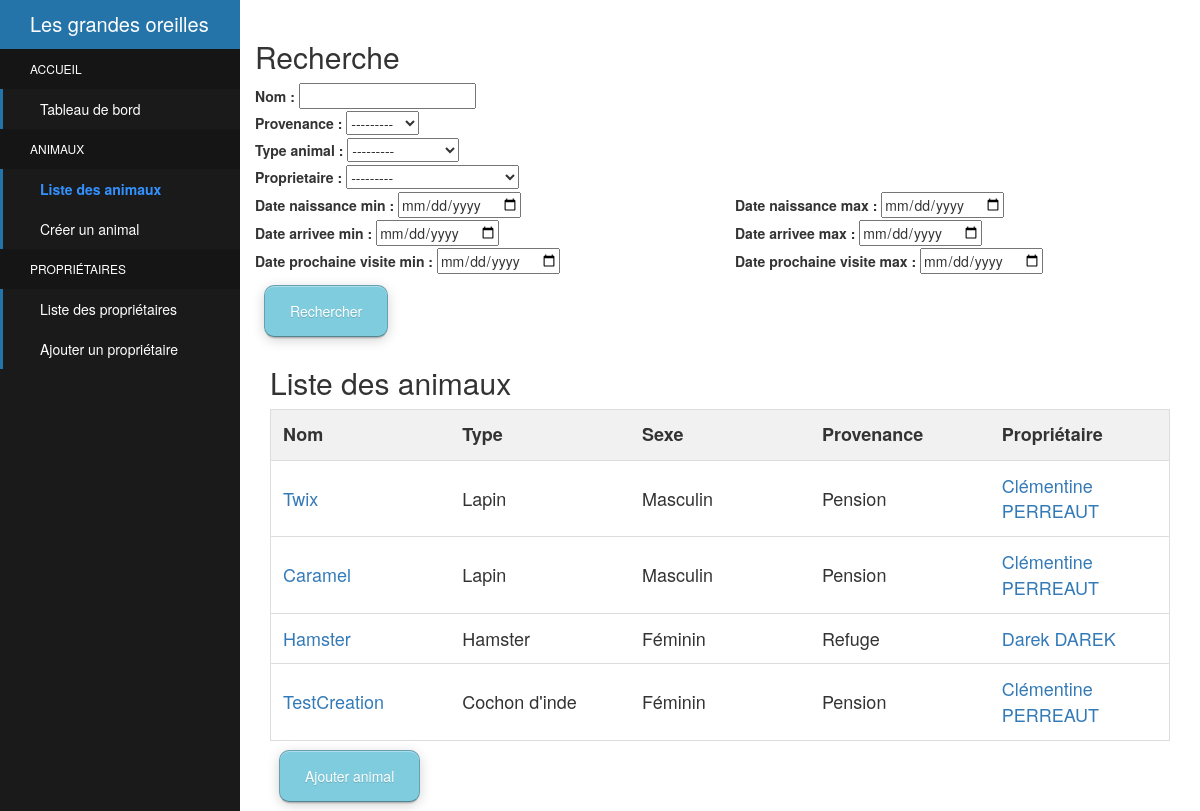
The page /applicationTest/animals/ (signed in) on the database as committed earlier.
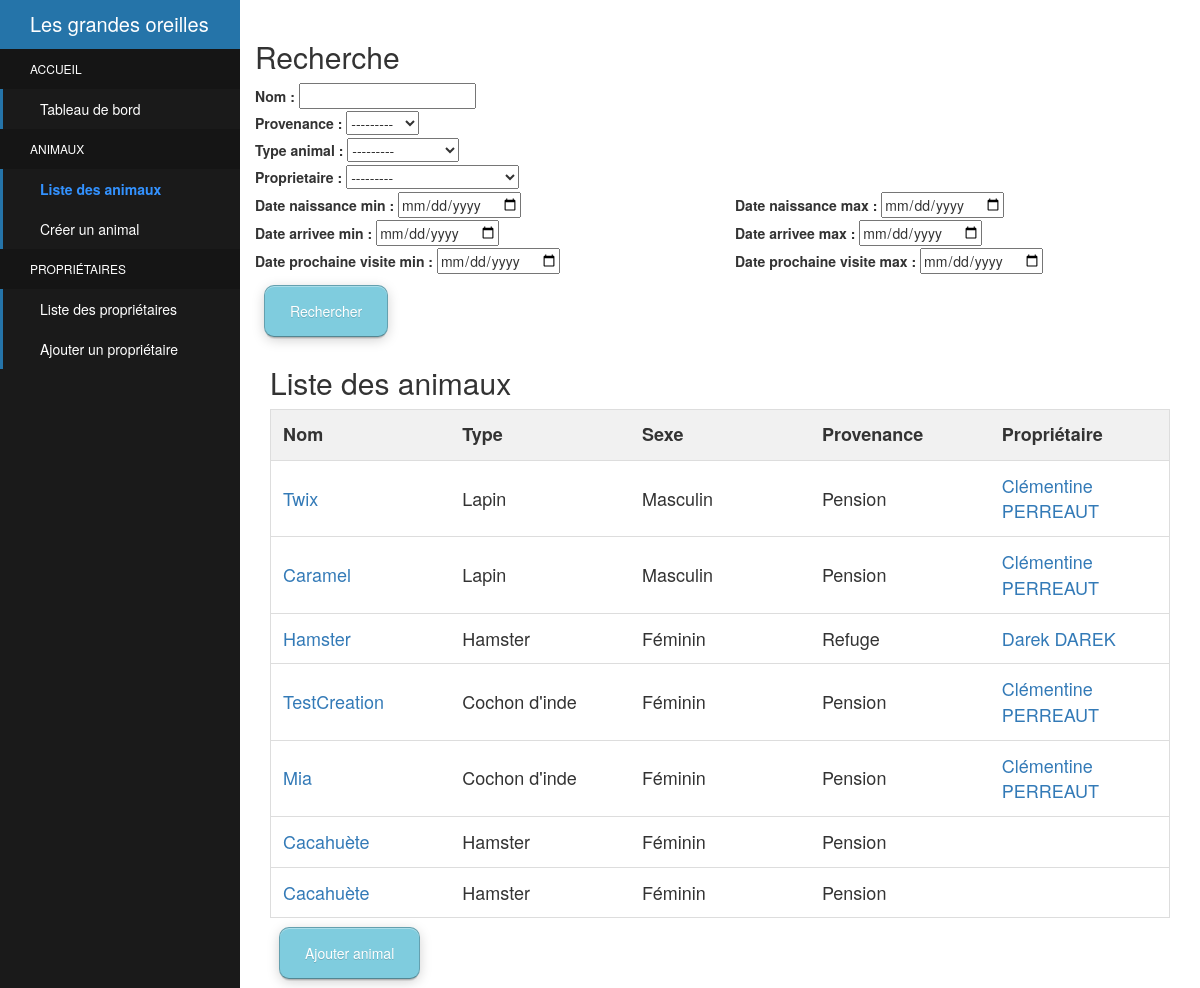
The same page on the database as committed later.
### applicationTest/models.py (models this page shows, shortened)
class Animal(models.Model):
    nom = models.CharField(max_length=100)
    date_naissance = models.DateTimeField(verbose_name = "Date de naissance", null=True)
    date_arrivee = models.DateTimeField(verbose_name = "Date de première arrivée", null=True)
    date_visite = models.DateTimeField(verbose_name = "Date de prochaine visite vétérinaire", null=True)
    date_adoption = models.DateTimeField(verbose_name = "Date d'adoption", null=True)
    description = models.CharField(max_length=2000, null=True, blank=True)
    type_animal = models.CharField(max_length=30, verbose_name="Type d'animal",choices=TYPE_DEMANDE)
    sexe = models.CharField(max_length=30, verbose_name="Sexe",choices=SEXE)
    origine = models.CharField(max_length=30, verbose_name="Origine",choices=ORIGINE, null=True)
    sterilise = models.CharField(max_length=30, verbose_name="Stérilisé",choices=OUI_NON, null=True)
    vaccine = models.CharField(max_length=30, verbose_name="Vacciné",choices=OUI_NON, null=True)
    proprietaire = models.ForeignKey(Proprietaire, on_delete=models.PROTECT, null=True, blank=True)
    adoption = models.OneToOneField(Adoption, on_delete=models.PROTECT, null=True, blank=True)

class Proprietaire(models.Model):
    nom = models.CharField(max_length=100, null=True)
    prenom = models.CharField(max_length=100, null=True)
    mail = models.CharField(max_length=200, verbose_name = "Adresse mail", null=True)
    adresse = models.CharField(max_length=500, null=True)
    telephone = models.CharField(max_length=15, verbose_name = "Numéro de téléphone", null=True)
    def __str__(self):
        return self.prenom + " " + self.nom

### applicationTest/views.py (the view)
@login_required
def search_animal(request):
    animals = Animal.objects.all()
    selected = "animals"
    if request.method == 'POST':
        form = AnimalSearchForm(request.POST)
        if form.is_valid():
            proprietaire_form = form.cleaned_data['proprietaire']
            type_animal_form = form.cleaned_data['type_animal']
            nom_form = form.cleaned_data['nom']
            date_naissance_min = form.cleaned_data['date_naissance_min']
            date_naissance_max = form.cleaned_data['date_naissance_max']
            date_arrivee_min = form.cleaned_data['date_arrivee_min']
            date_arrivee_max = form.cleaned_data['date_arrivee_max']
            date_prochaine_visite_min = form.cleaned_data['date_prochaine_visite_min']
            date_prochaine_visite_max =form.cleaned_data['date_prochaine_visite_max']
            if (proprietaire_form != None):
                animals = animals.filter(proprietaire=proprietaire_form)
            if(type_animal_form):
                animals = animals.filter(type_animal = type_animal_form)
            if(nom_form != None):
                animals = animals.filter(nom__icontains = nom_form)
            if (date_naissance_min):
                animals = animals.filter(date_naissance__gte = date_naissance_min)
            if (date_naissance_max):
                animals = animals.filter(date_naissance__lte = date_naissance_max)
            if (date_arrivee_min):
                animals = animals.filter(date_arrivee__gte = date_arrivee_min)
            if (date_arrivee_max):
                animals = animals.filter(date_arrivee__lte = date_arrivee_max)
            if (date_prochaine_visite_min):
                animals = animals.filter(date_prochaine_visite__gte = date_prochaine_visite_min)
            if (date_prochaine_visite_max):
                animals = animals.filter(date_prochaine_visite__lte = date_prochaine_visite_max)
    else:
        form = AnimalSearchForm()
    return render(request, 'applicationTest/animal_list.html', locals())

### applicationTest/forms.py
class AnimalSearchForm(forms.Form):
    nom = forms.CharField(max_length=100, required=False)
    provenance = forms.ChoiceField(choices = BLANK_CHOICE_DASH + list(models.ORIGINE), widget=forms.Select(), required=False)
    type_animal = forms.ChoiceField(choices = BLANK_CHOICE_DASH + list(models.TYPE_DEMANDE), widget=forms.Select(), required=False)
    proprietaire = forms.ModelChoiceField(queryset = models.Proprietaire.objects.all(), required=False)
    date_naissance_min = forms.DateField(required=False, widget=DateInput())
    date_naissance_max = forms.DateField(required=False, widget=DateInput())
    date_arrivee_min = forms.DateField(required=False, widget=DateInput())
    date_arrivee_max = forms.DateField(required=False, widget=DateInput())
    date_prochaine_visite_min = forms.DateField(required=False, widget=DateInput())
    date_prochaine_visite_max = forms.DateField(required=False, widget=DateInput())

### templates/applicationTest/animal_list.html
{% extends "applicationTest/base.html" %}
{% block content %}
<h2>Recherche</h2>
<form action = "{% url "animals" %}" method="post">{%csrf_token %}
    <div class="row">
    	<div class="col-md-12">
    		{{ form.nom.label_tag }} {{ form.nom }}
    	</div>
    </div>
    <div class="row">
    	<div class="col-md-12">
    		{{ form.provenance.label_tag }} {{ form.provenance }}
    	</div>
    </div>
    <div class="row">
    	<div class="col-md-12">
    		{{ form.type_animal.label_tag }} {{ form.type_animal }}
    	</div>
    </div>
    <div class="row">
    	<div class="col-md-12">
    		{{ form.proprietaire.label_tag }} {{ form.proprietaire }}
    	</div>
    </div>
    <div class="row">
    	<div class="col-md-6">
    		{{ form.date_naissance_min.label_tag }} {{ form.date_naissance_min }}
    	</div>
    	<div class="col-md-6">
    		{{ form.date_naissance_max.label_tag }} {{ form.date_naissance_max }}
    	</div>
    </div>
    <div class="row">
    	<div class="col-md-6">
    		{{ form.date_arrivee_min.label_tag }} {{ form.date_arrivee_min }}
    	</div>
    	<div class="col-md-6">
    		{{ form.date_arrivee_max.label_tag }} {{ form.date_arrivee_max }}
    	</div>
    </div>
    <div class="row">
    	<div class="col-md-6">
    		{{ form.date_prochaine_visite_min.label_tag }} {{ form.date_prochaine_visite_min }}
    	</div>
    	<div class="col-md-6">
    		{{ form.date_prochaine_visite_max.label_tag }} {{ form.date_prochaine_visite_max }}
    	</div>
    </div>
    <input class="btn-search cyan rounded" type="submit" value="Rechercher" />
</form>
<div class="col-sm-12">
<h2>Liste des animaux</h2>
<table id="myTable">
  <tr class="header">
    <th style="width:20%;">Nom</th>
    <th style="width:20%;">Type</th>
	<th style="width:20%;">Sexe</th>
	<th style="width:20%;">Provenance</th>
	<th style="width:20%;">Propriétaire</th>
  </tr>
  {% for animal in animals %}
  <tr>
    <td><a href = "{% url 'detail_animal' animal.id %}">{{animal.nom}}</a></td>
    <td>{{animal.get_type_animal_display}}</td>
	<td>{{animal.get_sexe_display}}</td>
	<td>{{animal.get_origine_display}}</td>
	<td>
	{% if animal.proprietaire %}
	<a href = "{% url 'detail_proprietaire' animal.proprietaire.id %}">{{animal.proprietaire}}</a>
	{% endif %}
	</td>
  </tr>
  {% endfor %}
</table>
<a href= "{% url 'creer_animal' %}" class="btn-search cyan rounded">Ajouter animal</a>
</div>
{% endblock %}

### templates/applicationTest/base.html (shortened to what this page needs)
<!DOCTYPE html>
<html lang="fr">
{% load static %}
<html>
<head>
<link rel="stylesheet" href="{% static 'css/base.css' %}">
<link rel="stylesheet" href="{% static 'css/bootstrap/css/bootstrap.min.css' %}">
</head>
<body>
<div class="sidebar-container">
  <div class="sidebar-logo">
    Les grandes oreilles
  </div>
  <ul class="sidebar-navigation">
  	<li class="header">Accueil</li>
    <li>
      <a href="{% url 'accueil' %}">
        <span {% if selected == "tableau_bord" %} class = "selected" {% endif %}> Tableau de bord </span>
      </a>
    </li>
    <li class="header">Animaux</li>
    <li>
      <a href="{% url 'animals' %}">
        <span {% if selected == "animals" %} class = "selected" {% endif %}> Liste des animaux </span>
      </a>
    </li>
    <li>
      <a href="{% url 'creer_animal'%}">
        <span {% if selected == "create_animal" %} class = "selected" {% endif %}> Créer un animal </span>
      </a>
    </li>
    <li class="header">Propriétaires</li>
    <li>
      <a href="{% url 'proprietaires' %}">
         <span {% if selected == "proprietaires" %} class = "selected" {% endif %}> Liste des propriétaires </span>
      </a>
    </li>
    <li>
      <a href="{% url 'creer_proprietaire' %}">
        <span {% if selected == "create_proprietaire" %} class = "selected" {% endif %}>Ajouter un propriétaire</span>
      </a>
    </li>
  </ul>
</div>
<div class="content-container">
  <div class="container-fluid">
     {% block content %}
	 {% endblock %}
  </div>
</div>
</body>

### applicationTest/static/css/base.css (style rules this page uses)
* { box-sizing: border-box; }
#myTable { border-collapse: collapse; width: 100%; border: 1px solid #ddd; font-size: 18px; }
#myTable th, #myTable td { text-align: left; padding: 12px; }
#myTable tr { border-bottom: 1px solid #ddd; }
#myTable tr.header, #myTable tr:hover { background-color: #f1f1f1; }
.sidebar-container { position: fixed; width: 20%; height: 100%; left: 0; overflow-x: hidden; overflow-y: auto; background: #1a1a1a; color: #fff; }
.content-container { padding-top: 20px; }
.sidebar-logo { padding: 10px 15px 10px 30px; font-size: 20px; background-color: #2574A9; }
.sidebar-navigation { padding: 0; margin: 0; list-style-type: none; position: relative; }
.sidebar-navigation li { background-color: transparent; position: relative; display: inline-block; width: 100%; line-height: 20px; }
.sidebar-navigation li a { padding: 10px 15px 10px 30px; display: block; color: #fff; }
.selected { font-weight : bold; color : #3392FF }
.sidebar-navigation li::before { background-color: #2574A9; position: absolute; content: ''; height: 100%; left: 0; top: 0; -webkit-transition: width 0.2s ease-in; transition: width 0.2s ease-in; width: 3px; z-index: -1; }
.sidebar-navigation .header { font-size: 12px; text-transform: uppercase; background-color: #151515; padding: 10px 15px 10px 30px; }
.sidebar-navigation .header::before { background-color: transparent; }
.content-container { padding-left: 20%; }
.btn-search { color: white; padding: 15px 25px; display: inline-block; border: 1px solid rgba(0,0,0,0.21); border-bottom-color: rgba(0,0,0,0.34); text-shadow:0 1px 0 rgba(0,0,0,0.15); box-shadow: 0 1px 0 rgba(255,255,255,0.34) inset, 0 2px 0 -1px rgba(0,0,0,0.13), 0 3px 0 -1px rgba(0,0,0,0.08), 0 3px 13px -1px rgba(0,0,0,0.21); }
.btn-search { margin: 9px; }
.btn-search.cyan { background-color: #7fccde; }
.rounded { border-radius: 10px; }

Rows that differ between the two databases and show on the page:
added Animal: nom "Mia", type_animal "Cochon d'inde", sexe "Féminin", origine "Pension", proprietaire "Clémentine PERREAUT"
added Animal: nom "Cacahuète", type_animal "Hamster", sexe "Féminin", origine "Pension"
added Animal: nom "Cacahuète", type_animal "Hamster", sexe "Féminin", origine "Pension"
